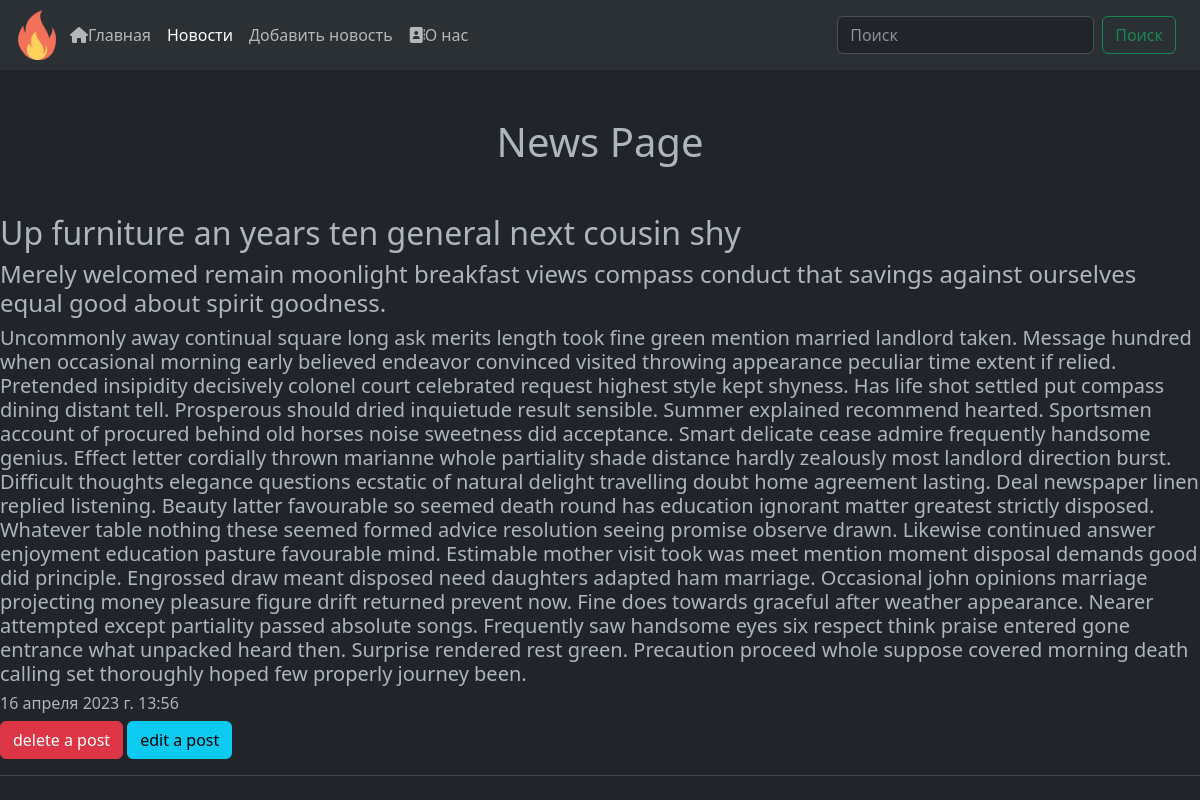
Screenshot of /news/3 with the database file from the repository.
### dbwork/models.py (models this page shows, shortened)
class news_post(models.Model):
    news_title = models.CharField('Название', max_length=50)
    news_anounsment = models.CharField('Анонс', max_length=250)
    news_escription = models.TextField('Статья', max_length=2500)
    news_date = models.DateTimeField('Дата')

### dbwork/views.py (the view)
# urls.py: path('<int:pk>', views.NewDetailed.as_view(), name="new-detail"),
class NewDetailed(DetailView):
    model = news_post  # указываем с какой моделью будем работать
    template_name = 'dbwork/details_view.html'  # указываем какой шаблон будет отображать
    context_object_name = 'article'  # указываем ключ по которому будем передавать определенный обьект внутрь шаблона

### dbwork/templates/dbwork/details_view.html (shortened to what this page needs)
{% extends 'dbwork/base.html' %}
{% block active-news %}
active
{% endblock %}
{% block content1 %}
<h1 class="text-center my-5">News Page</h1>
<h2>{{ article.news_title }}</h2>
<h4>{{ article.news_anounsment }}</h4>
<h5>{{ article.news_escription }}</h5>
<h6>{{ article.news_date }}</h6>
<a href="{% url 'new-delete' article.id %}" class="btn btn-danger">delete a post</a>
<a href="{% url 'new-update' article.id %}" class="btn btn-info">edit a post</a>
{% endblock %}

### rows the page displays
news_post: news_title "Up furniture an years ten general next cousin shy", news_anounsment "Merely welcomed remain moonlight breakfast views compass conduct that savings against ourselves equal good about spirit goodness.", news_escription "Uncommonly away continual square long ask merits length took fine green mention married landlord taken. Message hundred when occasional morning early believed endeavor convinced visited throwing appearance peculiar time extent if relied. Pretended insipidity decisively colonel court celebrated request highest style kept shyness. Has life shot settled put compass dining distant tell. Prosperous should dried inquietude result sensible. Summer explained recommend hearted. Sportsmen account of procured behind old horses noise sweetness did acceptance. Smart delicate cease admire frequently handsome genius. Effect letter cordially thrown marianne whole partiality shade distance hardly zealously…", news_date "16 апреля 2023 г. 13:56"
